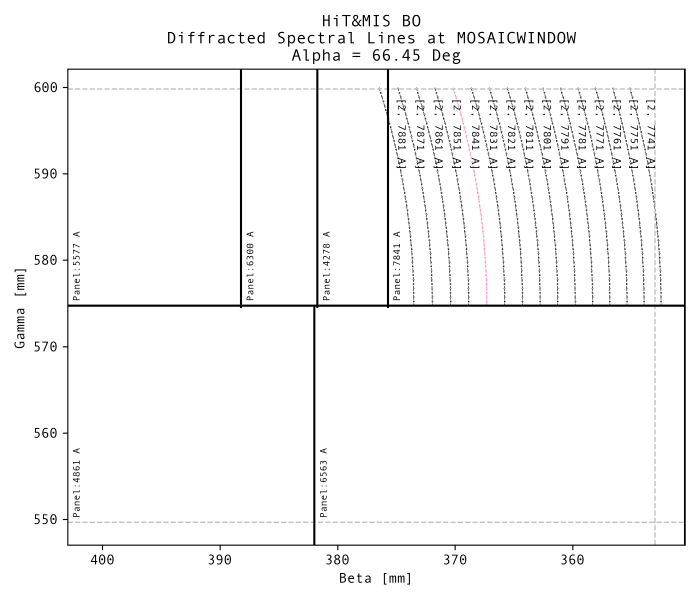
#> input picture hmspython/Diffraction/hmsBO_Mosaic_Measurements.png, 2100 x 1800 px (shown at 1/3 size); its folder holds only this picture in this run
$ python -i _files.py   (imports and definitions only)
#> lines starting #> are read from the running program, lines starting #| are printed output that depends on the picture

from __future__ import annotations
from collections.abc import Iterable
import os
import time
import subprocess
from datetime import datetime
import numpy as np
from tqdm import tqdm
import astropy.io.fits as fits
import pickle
from skimage import exposure
from scipy.ndimage import zoom
import matplotlib.pyplot as plt
from PIL import Image
from glob import glob

# [38 lines left out: functions get_path, load_pickle_file, not called in this run]


def open_eclipse_data(img:str|np.ndarray, crop_xpix:int = 96, crop_ypix:int = 96,mirror:bool=True,imgsize:int = 3008,normalize:bool = False,savefits:bool= False,savepng:bool=False, plot:bool=False):
    """
    Loads  data fits files from eclipse day or before, crops img to mosaic, and mirrors image so as to match the orientation of the final image as originally seen by the detector.

    Args:
        img (str|np.ndarray): file path, or 2D img array.
        crop_xpix (int, optional):number of cols to crop from the top. Defaults to 96.
        crop_ypix (int, optional): number of rows to crop from bottom. Defaults to 96.
        mirror (Bool, optional):if True, image will be mirrors about both axes to match the orientation at the detector. if true: img at detector, if False: img at mosaic. Defaults to True
        imgsize (int, optional):shape of final square image, it can be 1024x1024 or 3008x3008.. Defaults to 3008.
        normalize (bool, optional): If True, normalize the image using skimage.exposure.equalize_hist(). Defaults to False.
        savefits (bool, optional): If True, saves the new cropped and fliped image as a new .fits file with prefix of the fn as "cropped". Defaults to False.
        savepng (bool, optional): If True, saves the new cropped and fliped image as a new .png file with prefix of the fn as "cropped". Defaults to False.
        plot (bool, optional): If True, plots the new cropped and fliped image. Defaults to False.

    Returns:
        np.array: HMS img
    """
#> called with crop_xpix = 96, crop_ypix = 96, mirror = True, imgsize = 3008, normalize = False, savefits = False, savepng = False, plot = False
    if isinstance(img,Iterable): img_data = img
    elif isinstance(img,str):
        if os.path.exists(img): img_data,_ = open_fits(img)
        else: raise ValueError(f"img path '{img}' does not exist. ")
    else: raise ValueError("img must be valid file path or 2D img array.")

    if normalize: img_data = exposure.equalize_hist(img_data)
    cropped_img_data = img_data[:-crop_ypix, :-crop_xpix]
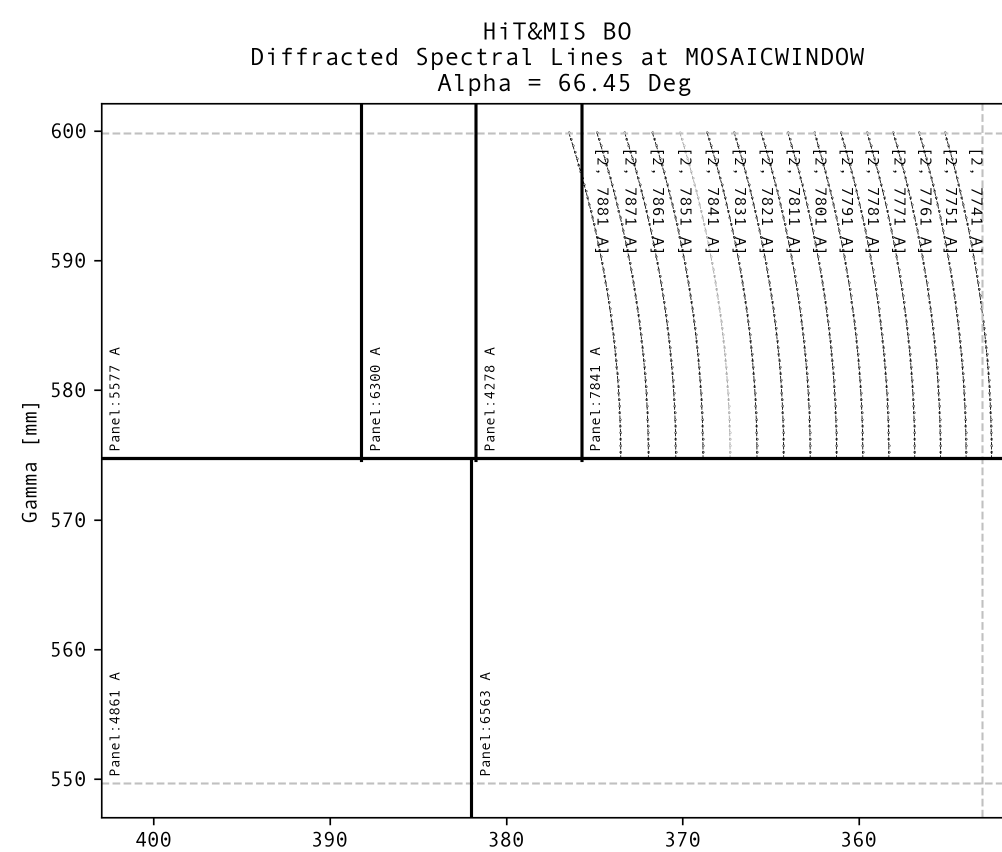
#> cropped_img_data: shape (1704, 2004) (shown at 1/2 size); min 0, max 255, mean 246.9
    # Resize the cropped image to 3008x3008 pixels
    zoom_factor = (imgsize / cropped_img_data.shape[0], imgsize/ cropped_img_data.shape[1])
#> zoom_factor = (1.77, 1.5)
    resized_img_data = zoom(cropped_img_data, zoom_factor, order=3)  # order=3 for cubic interpolation
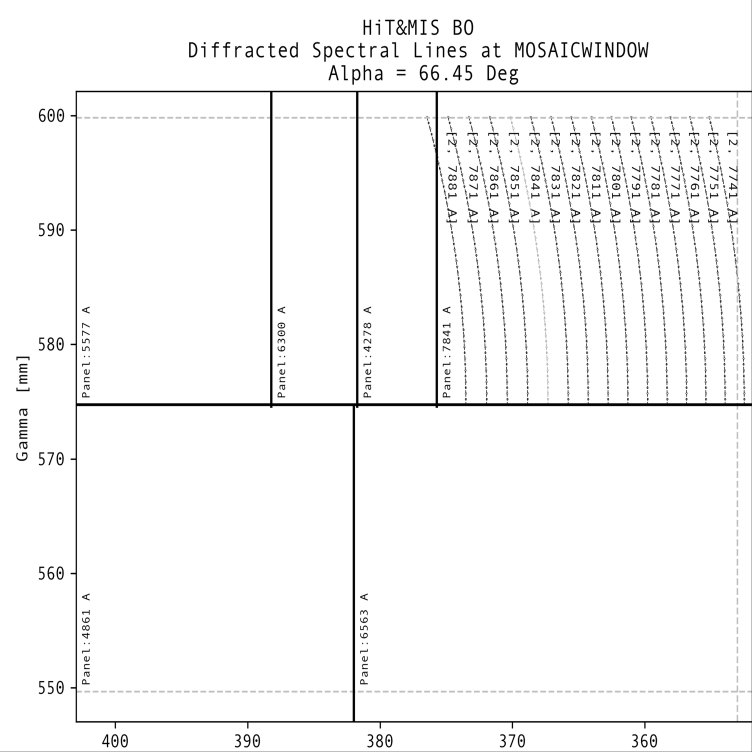
#> resized_img_data: shape (3008, 3008) (shown at 1/4 size); min 0, max 255, mean 246.7
    if mirror: #image at detector
        # Reverse the image along both axes
        final_img_data = np.flip(resized_img_data, axis=(0, 1))
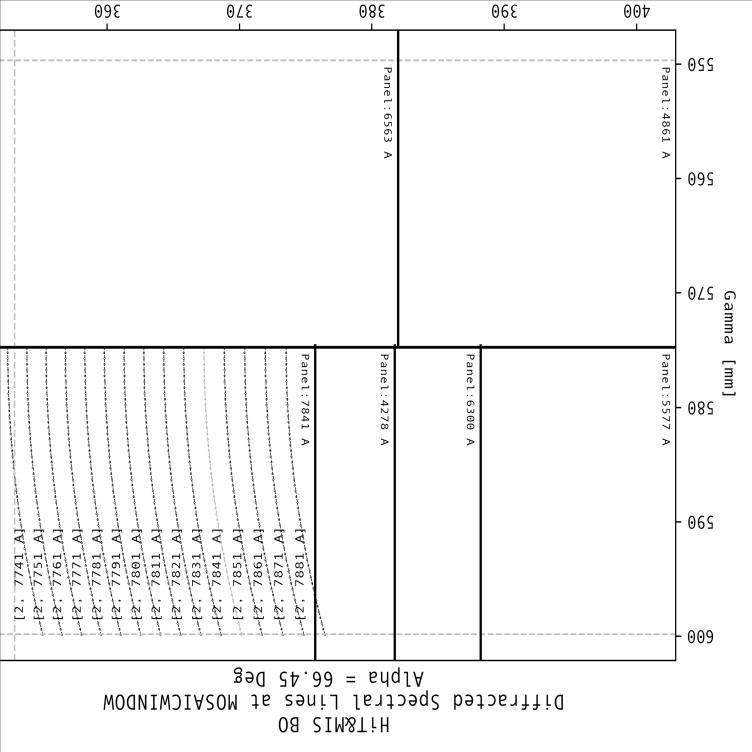
#> final_img_data: shape (3008, 3008) (shown at 1/4 size); min 0, max 255, mean 246.7
    else:#image at mosaic
        final_img_data = resized_img_data

    # # Save the reversed and resized image as a new FITS file
    if savefits and isinstance(img,str):
        hdu = fits.PrimaryHDU(final_img_data)
        hdul_new = fits.HDUList([hdu])
        dirpath,fname = os.path.split(img)
        output_fits_fname = f'cropped_{fname}'
        output_fits_path = os.path.join(dirpath,output_fits_fname)
        hdul_new.writeto(output_fits_path, overwrite=True)
    if savepng and isinstance(img,str):
        dirpath,fname = os.path.split(img)
        fname = fname.split('.')[0]
        output_png_fname = f'cropped_{fname}.png'
        output_png_path = os.path.join(dirpath,output_png_fname)
        saveimg = Image.fromarray(final_img_data)
        saveimg.save(output_png_path)

    if plot:
        plt.figure()
        plt.imshow(final_img_data,cmap = 'viridis')
        plt.colorbar()
        plt.show()

    return final_img_data

# [79 lines left out: functions read_metadata, png_to_fits, convert_png2fits_dir, not called in this run]

>>> import cv2
>>> picture = cv2.imread('../Diffraction/hmsBO_Mosaic_Measurements.png', cv2.IMREAD_GRAYSCALE)
>>> result = open_eclipse_data(picture)
